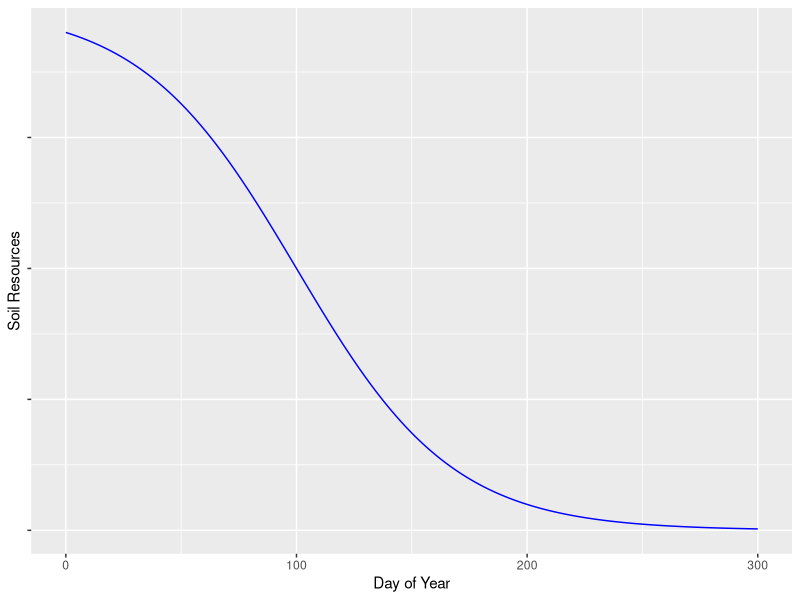
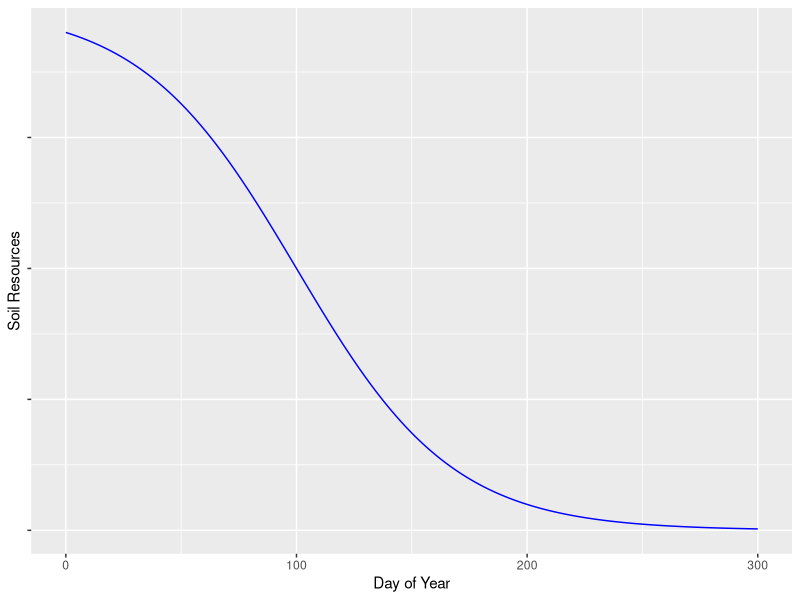

Here is the R script that generated these plots, in order:
library(tidyverse)

x <- seq(0, 300, by = 0.1)

y <- ( 1/(1 + 1.03^(x - 100)))


resource_plot <- 
  data.frame( x = x , y = y) %>% 
  ggplot(aes( x = x, y = y)) + 
  geom_line(col = 'blue') + 
  ylab( 'Soil Resources') + 
  xlab( 'Day of Year') + 
  theme(axis.text.y = element_blank())

resource_plot

ggsave(plot = resource_plot, filename = 'ESA_2018/resource_plot1.png', width = 8, height = 5)
